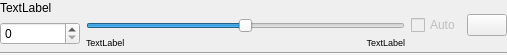
<?xml version="1.0" encoding="UTF-8"?>
<ui version="4.0">
 <class>ParameterSliderClass</class>
 <widget class="QWidget" name="ParameterSliderClass">
  <property name="geometry">
   <rect>
    <x>0</x>
    <y>0</y>
    <width>507</width>
    <height>55</height>
   </rect>
  </property>
  <property name="sizePolicy">
   <sizepolicy hsizetype="Preferred" vsizetype="Minimum">
    <horstretch>0</horstretch>
    <verstretch>0</verstretch>
   </sizepolicy>
  </property>
  <property name="windowTitle">
   <string>ParameterSlider</string>
  </property>
  <layout class="QGridLayout" name="gridLayout">
   <property name="horizontalSpacing">
    <number>-1</number>
   </property>
   <property name="verticalSpacing">
    <number>2</number>
   </property>
   <property name="margin">
    <number>0</number>
   </property>
   <item row="0" column="0" colspan="4">
    <widget class="QLabel" name="label">
     <property name="text">
      <string>TextLabel</string>
     </property>
    </widget>
   </item>
   <item row="1" column="1" colspan="3">
    <widget class="QSlider" name="slider">
     <property name="minimum">
      <number>-100</number>
     </property>
     <property name="maximum">
      <number>100</number>
     </property>
     <property name="orientation">
      <enum>Qt::Horizontal</enum>
     </property>
     <property name="tickPosition">
      <enum>QSlider::NoTicks</enum>
     </property>
     <property name="tickInterval">
      <number>25</number>
     </property>
    </widget>
   </item>
   <item row="0" column="4" rowspan="3">
    <widget class="QCheckBox" name="autoBox">
     <property name="enabled">
      <bool>false</bool>
     </property>
     <property name="text">
      <string>Auto</string>
     </property>
     <property name="checkable">
      <bool>true</bool>
     </property>
    </widget>
   </item>
   <item row="0" column="5" rowspan="3">
    <widget class="QPushButton" name="resetButton">
     <property name="text">
      <string/>
     </property>
     <property name="icon">
      <iconset resource="../../../../resources/main.qrc">
       <normaloff>:/new/prefix1/refresh.png</normaloff>:/new/prefix1/refresh.png</iconset>
     </property>
     <property name="iconSize">
      <size>
       <width>24</width>
       <height>24</height>
      </size>
     </property>
    </widget>
   </item>
   <item row="1" column="0" rowspan="2">
    <widget class="QSpinBox" name="spinBox">
     <property name="sizePolicy">
      <sizepolicy hsizetype="Fixed" vsizetype="Fixed">
       <horstretch>0</horstretch>
       <verstretch>0</verstretch>
      </sizepolicy>
     </property>
     <property name="minimumSize">
      <size>
       <width>80</width>
       <height>0</height>
      </size>
     </property>
     <property name="maximum">
      <number>99999</number>
     </property>
    </widget>
   </item>
   <item row="3" column="0" colspan="6">
    <widget class="Line" name="line">
     <property name="orientation">
      <enum>Qt::Horizontal</enum>
     </property>
    </widget>
   </item>
   <item row="2" column="1">
    <widget class="QLabel" name="minLabel">
     <property name="font">
      <font>
       <pointsize>7</pointsize>
      </font>
     </property>
     <property name="text">
      <string>TextLabel</string>
     </property>
    </widget>
   </item>
   <item row="2" column="3">
    <widget class="QLabel" name="maxLabel">
     <property name="font">
      <font>
       <pointsize>7</pointsize>
      </font>
     </property>
     <property name="text">
      <string>TextLabel</string>
     </property>
     <property name="alignment">
      <set>Qt::AlignRight|Qt::AlignTrailing|Qt::AlignVCenter</set>
     </property>
    </widget>
   </item>
   <item row="2" column="2">
    <spacer name="horizontalSpacer">
     <property name="orientation">
      <enum>Qt::Horizontal</enum>
     </property>
     <property name="sizeHint" stdset="0">
      <size>
       <width>40</width>
       <height>5</height>
      </size>
     </property>
    </spacer>
   </item>
  </layout>
 </widget>
 <layoutdefault spacing="6" margin="11"/>
 <resources>
  <include location="../../../../resources/main.qrc"/>
 </resources>
 <connections>
  <connection>
   <sender>spinBox</sender>
   <signal>valueChanged(int)</signal>
   <receiver>ParameterSliderClass</receiver>
   <slot>textChanged(int)</slot>
   <hints>
    <hint type="sourcelabel">
     <x>32</x>
     <y>36</y>
    </hint>
    <hint type="destinationlabel">
     <x>33</x>
     <y>98</y>
    </hint>
   </hints>
  </connection>
  <connection>
   <sender>slider</sender>
   <signal>valueChanged(int)</signal>
   <receiver>ParameterSliderClass</receiver>
   <slot>sliderChanged(int)</slot>
   <hints>
    <hint type="sourcelabel">
     <x>183</x>
     <y>46</y>
    </hint>
    <hint type="destinationlabel">
     <x>187</x>
     <y>88</y>
    </hint>
   </hints>
  </connection>
 </connections>
 <slots>
  <slot>sliderChanged(int)</slot>
  <slot>textChanged(int)</slot>
 </slots>
</ui>
